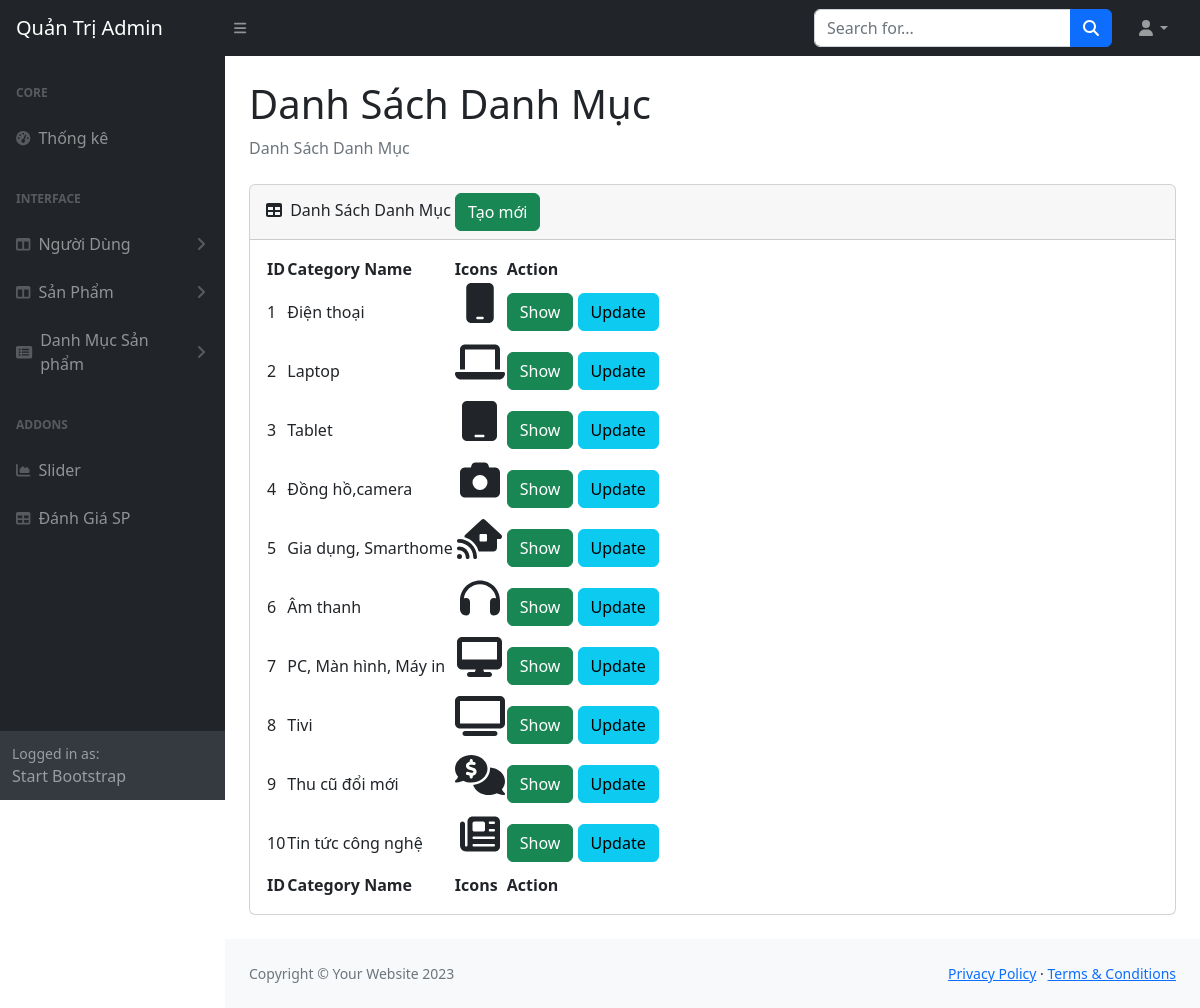
Page /?role=admin&act=categories-index (signed in) on the committed database.
### tables this page shows
CREATE TABLE `categories` (
  `id` int(11) NOT NULL,
  `name` varchar(150) NOT NULL,
  `icon_name` text NOT NULL
);

### controllers/admin/CategoriesController.php (called while the page is built, shortened)
<?php
class CategoriesController
{
    private $categories;
    public function __construct()
    {
        $this->categories = new Categories();
    }
    public function index()
    {
        $title = 'Danh Sách Danh Mục';
        $data = $this->categories->select();
        require_once PATH_VIEW_ADMIN_MAIN;
    }
}

### routes/admin.php (called while the page is built, shortened)
<?php
$act = $_GET['act'] ?? '/';
match ($act) {
    '/' => (new DashboardController)->index(),
    'show-form-login'       => (new AuthenController)->showFormLogin(),
    'login'                 => (new AuthenController)->login(),
    'logout'                => (new AuthenController)->logout(),
    'users-index' => (new UserController)->index(),
    'users-create' => (new UserController)->create(),
    'users-store' => (new UserController)->store(),
    'users-edit' => (new UserController)->edit(),
    'users-update' => (new UserController)->update(),
    'users-show' => (new UserController)->show(),
    'users-delete' => (new UserController)->delete(),
    'sliders-index' => (new SliderController)->index(),
    'sliders-edit' => (new SliderController)->edit(),
    'sliders-update' => (new SliderController)->update(),
    'products-index' => (new ProductController)->index(),
    'products-create' => (new ProductController)->goToCreate(),
    'product-startCreate' => (new ProductController)->startCreate(),
    'products-show' => (new ProductController)->showProduct(),
    'products-edit' => (new ProductController)->goToEdit(),
    'products-update' => (new ProductController)->startUpdate(),
    'products-delete' => (new ProductController)->delete(),
    'categories-index' => (new CategoriesController)->index(),
    'categories-create' => (new CategoriesController)->create(),
    'categories-store' => (new CategoriesController)->store(),
    'categories-edit' => (new CategoriesController)->edit(),
    'categories-update' => (new CategoriesController)->update(),
    'categories-show' => (new CategoriesController)->show(),
    'review-index' => (new ReviewController)->index(),
    'review-show' => (new ReviewController)->show(),
};

### models/BaseModel.php (called while the page is built, shortened)
<?php
class BaseModel
{
    protected $table;
    protected $pdo;
    public function __construct()
    {
        $dsn = sprintf('mysql:host=%s;port=%s;dbname=%s;charset=utf8', DB_HOST, DB_PORT, DB_NAME);
        try {
            $this->pdo = new PDO($dsn, DB_USERNAME, DB_PASSWORD, DB_OPTIONS);
        } catch (PDOException $e) {
            die("Kết nối cơ sở dữ liệu không thành công: {$e->getMessage()}");
        }
    }
    public function select($columns = '*', $conditions = null, $params = [])
    {
        $sql = "SELECT $columns FROM {$this->table}";
        $stmt = $this->pdo->prepare($sql);
        $stmt->execute($params);
        return $stmt->fetchAll();
    }
}

### views/admin/categories/index.php (the view, shortened to what this page needs)
<main>
    <div class="container-fluid px-4">
        <h1 class="mt-4"><?= $title ?></h1>
        <ol class="breadcrumb mb-4">
            <li class="breadcrumb-item active"><?= $title ?></li>
        </ol>
        <div class="card mb-4">
            <div class="card-header">
                <i class="fas fa-table me-1"></i>
                <?= $title ?>
                <a class="btn btn-success" href="<?= BASE_URL_ADMIN ?>&act=categories-create">Tạo mới</a>
            </div>
            <div class="card-body">
                <table id="datatablesSimple">
                    <thead>
                        <tr>
                            <th>ID</th>
                            <th>Category Name</th>
                            <th>Icons</th>
                            <th>Action</th>
                        </tr>
                    </thead>
                    <tfoot>
                        <tr>
                            <th>ID</th>
                            <th>Category Name</th>
                            <th>Icons</th>
                            <th>Action</th>
                        </tr>
                    </tfoot>
                    <tbody>
                        <?php foreach ($data as $category): ?>
                        <tr>
                            <td><?= $category['id'] ?></td>
                            <td><?= $category['name'] ?></td>
                            <td>
                                <p class="text-center"><i
                                        class="fa-solid display-6   <?= $category['icon_name'] ?> "></i></p>
                            </td>
                            <td>
                                <a class="btn btn-success"
                                    href="<?= BASE_URL_ADMIN . '&act=categories-show&id=' . $category['id'] ?>">Show</a>
                                <a class="btn btn-info"
                                    href="<?= BASE_URL_ADMIN . '&act=categories-edit&id=' . $category['id'] ?>">Update</a>
                            </td>
                        </tr>
                        <?php endforeach; ?>
                    </tbody>
                </table>
            </div>
        </div>
    </div>
</main>

### rows in the picture
categories: id "1", name "Điện thoại"
categories: id "2", name "Laptop"
categories: id "3", name "Tablet"
categories: id "4", name "Đồng hồ,camera"
categories: id "5", name "Gia dụng, Smarthome"
categories: id "6", name "Âm thanh"
categories: id "7", name "PC, Màn hình, Máy in"
categories: id "8", name "Tivi"
categories: id "9", name "Thu cũ đổi mới"
categories: id "10", name "Tin tức công nghệ"

### other values in the picture
$title "Danh Sách Danh Mục"
